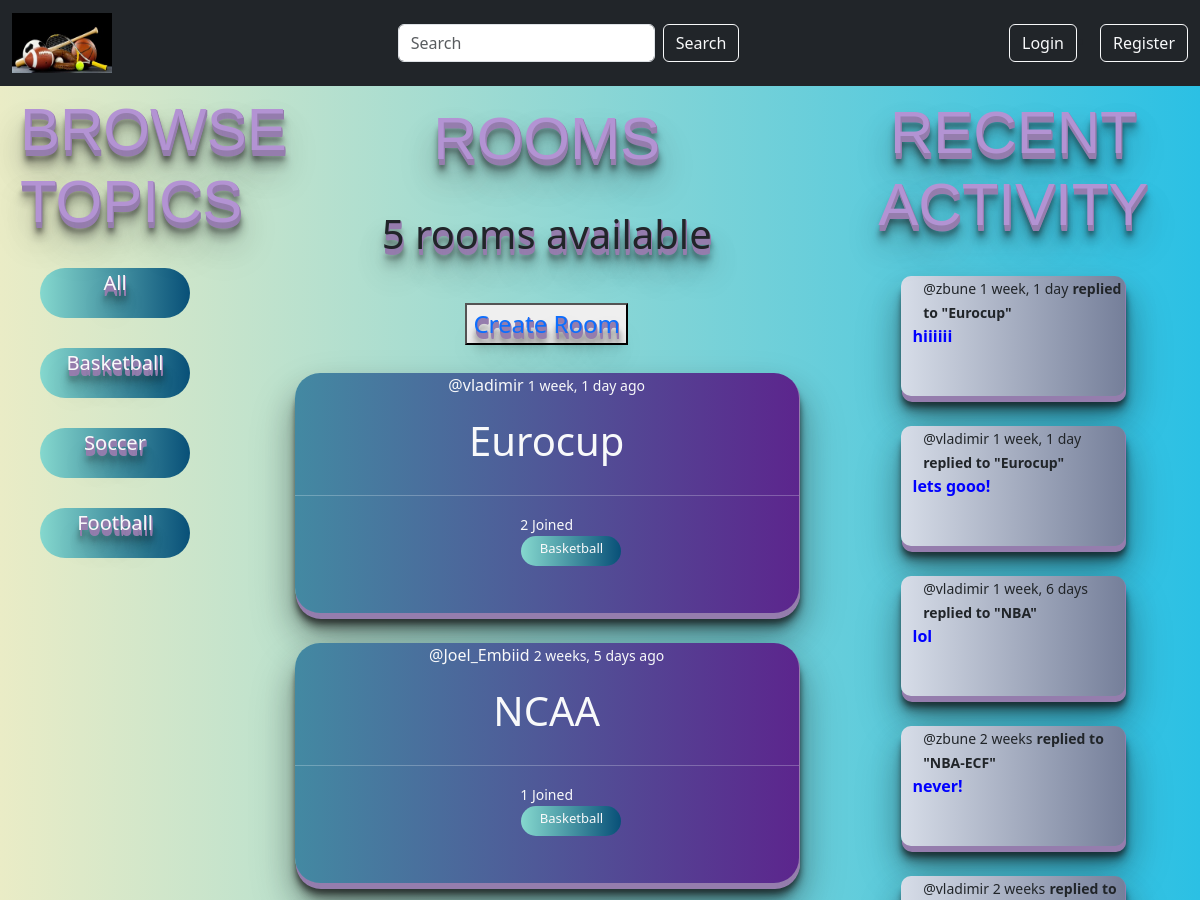
Before: /?q=Basketball (upper part) with the older database file.
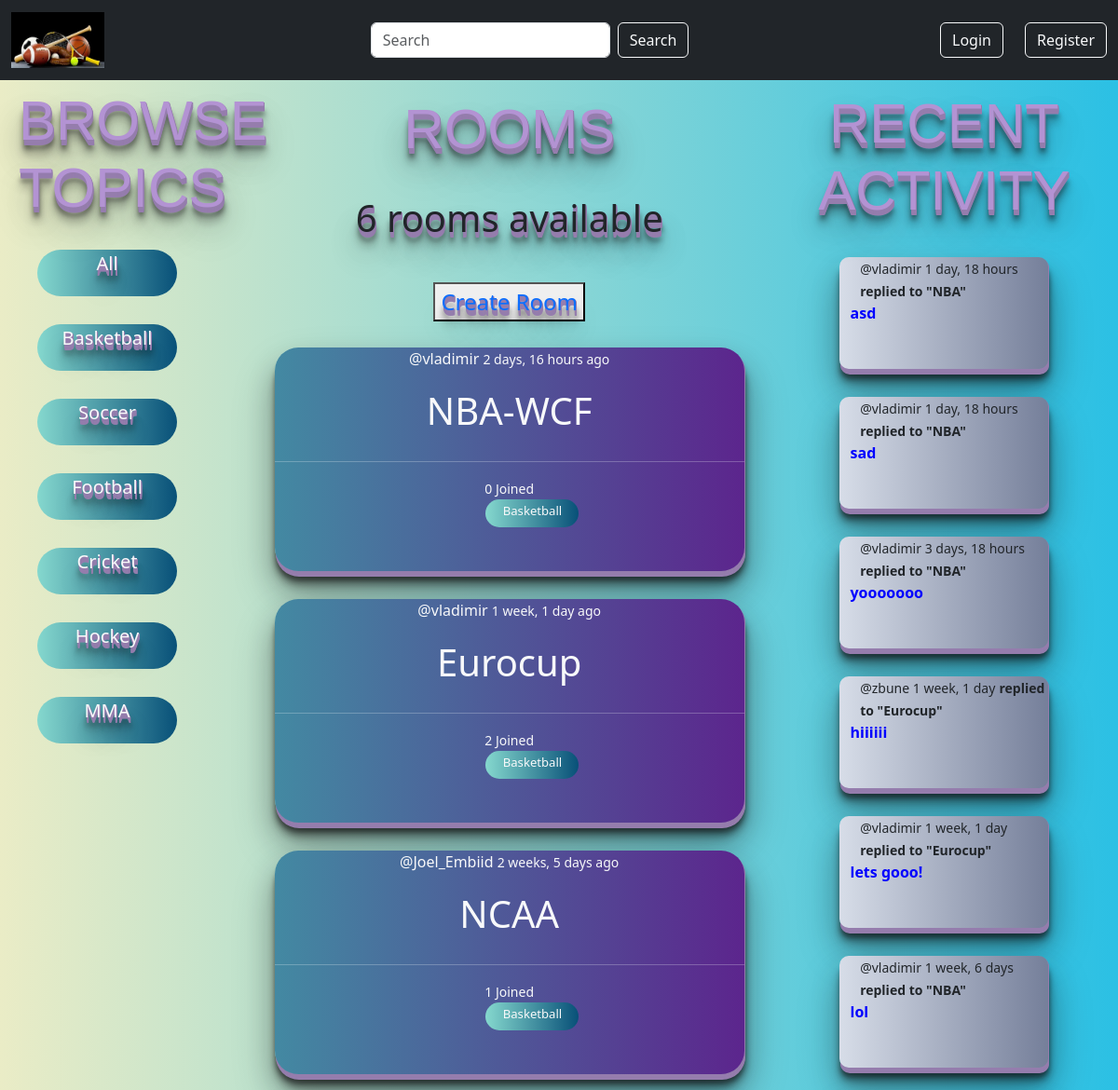
After: the same page with the newer database file.
### base/models.py (models this page shows, shortened)
class Topic(models.Model):
    name = models.CharField(max_length=200)

class Room(models.Model):
    host = models.ForeignKey(User, on_delete=models.SET_NULL, null=True)
    topic = models.ForeignKey(Topic, on_delete=models.SET_NULL, null=True)
    name = models.CharField(max_length=200)
    description = models.TextField(null=True, blank=True)
    participants =  models.ManyToManyField(User, related_name='participants',blank=True)
    updated = models.DateTimeField(auto_now=True)
    created = models.DateTimeField(auto_now_add=True)
    class Meta:
        ordering = ['-updated', '-created']
    def __str__(self):
        return self.name

class Message(models.Model):
    user = models.ForeignKey(User, on_delete=models.CASCADE)
    room = models.ForeignKey(Room, on_delete=models.CASCADE)
    body = models.TextField()
    updated = models.DateTimeField(auto_now=True)
    created = models.DateTimeField(auto_now_add=True)
    class Meta:
        ordering = ['-updated', '-created']
    def __str__(self):
        return self.body[0:50]

### base/views.py (the view)
# urls.py: 2. Add a URL to urlpatterns:  path('', views.home, name='home')
def home(request):
    if request.GET.get('q') != None:
        q = request.GET.get('q')
    else:
        q = ''
    rooms = Room.objects.filter(
        Q(topic__name__icontains=q) |
        Q(name__icontains=q) |
        Q(description__icontains=q)
        )
    topics = Topic.objects.all()
    room_count = rooms.count()
    room_messages = Message.objects.filter(Q(room__topic__name__icontains=q))
    context = {'rooms' : rooms, 'topics':topics, 'room_count':room_count, 'room_messages':room_messages}
    return render(request, 'base/home.html', context)

### base/templates/base/home.html (shortened to what this page needs)
{% extends 'main.html' %}
{% block content %}
<div class="home-container">
    <div>
        {% include 'base/topics_components.html' %}
    </div>
    <div>
        <h2 class="rms-txt">Rooms</h2>
        {% if room_count == 1 %}
        <h5 class="rms-txt" >{{room_count}} room available</h5>
        {% else %}
        <h5 class="rms-txt" >{{room_count}} rooms available</h5>
        {% endif %}
        <div class="button-container-div">
        <button class="button button1"><a href="{% url 'create-room' %}" style="text-decoration:none">Create Room</a></button>
        </div>
        {% include 'base/feed_component.html'%}
    </div>
    <div>
        {% include 'base/activity_component.html' %}
    </div>
</div>
{% endblock content %}

### base/templates/base/topics_components.html
<div class="topics">
    <div class="topics__header">
        <h2 class="tpc-hdr">Browse Topics</h2>
    </div>
        <div class="box">
            <a href="{% url 'home' %}" style="text-decoration:none" class="link-light" class="tpc-txt">All</a>
        </div>
        {% for topic in topics %}
        <div class="box">
            <a href="{% url 'home' %}?q={{topic.name}}" style="text-decoration:none" class="link-light">{{topic.name}}</a>
        </div>
        {% endfor %}
</div>

### base/templates/base/feed_component.html (shortened to what this page needs)
<div>
    {% for room in rooms %}
        <div class="box2">
            <a style="text-decoration:none" class="link-light" href="{% url 'user-profile' room.host.id %}">@{{room.host.username}}</a> <small class="link-light">{{room.created|timesince}} ago</small>
            <h5>
                <a style="text-decoration:none" class="link-light" href="{% url 'room' room.id %}" class="room-name">{{room.name}}</a></h5>
                <hr class="link-light">
                <div>
                <small class="link-light">{{room.participants.all.count}} Joined</small>
                <div class="tpc-box">
                <small class="link-light">{{room.topic.name}}</small></div>
                </div>
        </div>
    {% endfor %}
</div>

### base/templates/base/activity_component.html (shortened to what this page needs)
    <h2 class="rms-txt">Recent Activity</h2>
    <div>
    {% for message in room_messages %}
    <div class="box3">
        <div class="ra-pos">
            <div class="ra-pos1">
        <small><a style="text-decoration:none" class="link-dark" href="{% url 'user-profile' message.user.id %}">@{{message.user}}</a>  {{message.created|timesince}}</small>
        <b><small>replied to "{{message.room}}"</small></b>
            </div>
        <b><p style="color: blue;">{{message}}</p></b>
        </div>
    </div>
    {% endfor %}
  </div>

Changed rows visible on the page:
no longer on this page (row unchanged): Message: user "zbune", created "2 weeks", room "NBA-ECF", body "never!"
no longer on this page (row unchanged): Message: user "vladimir", created "2 weeks"
added Topic: name "Cricket"
added Topic: name "Hockey"
added Topic: name "MMA"
added Room: host.username "vladimir", created "2 days, 16 hours", name "NBA-WCF", participants.all.count "0", topic.name "Basketball"
added Message: user "vladimir", created "1 day, 18 hours", room "NBA", body "asd"
added Message: user "vladimir", created "1 day, 18 hours", room "NBA", body "sad"
added Message: user "vladimir", created "3 days, 18 hours", room "NBA", body "yooooooo"
Other visible differences:
{{ room_count }}: "5" → "6"
